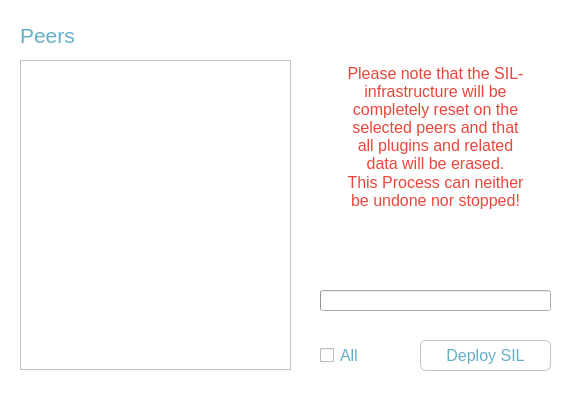
<?xml version="1.0" encoding="UTF-8"?>
<ui version="4.0">
 <class>DialogDepSil</class>
 <widget class="QDialog" name="DialogDepSil">
  <property name="windowModality">
   <enum>Qt::ApplicationModal</enum>
  </property>
  <property name="geometry">
   <rect>
    <x>0</x>
    <y>0</y>
    <width>577</width>
    <height>400</height>
   </rect>
  </property>
  <property name="windowTitle">
   <string>Select Peer(s)</string>
  </property>
  <property name="autoFillBackground">
   <bool>false</bool>
  </property>
  <property name="styleSheet">
   <string notr="true">QLabel{
color: #6F7F85;
}

QDialog{
background-color: white;
}

QListWidget::item:selected{
    background: #65B0C9;
}

QPushButton:focus{
	border: none;
	outline: none;
}</string>
  </property>
  <property name="sizeGripEnabled">
   <bool>false</bool>
  </property>
  <property name="modal">
   <bool>false</bool>
  </property>
  <widget class="QListWidget" name="listWidget">
   <property name="geometry">
    <rect>
     <x>20</x>
     <y>60</y>
     <width>271</width>
     <height>310</height>
    </rect>
   </property>
   <property name="cursor" stdset="0">
    <cursorShape>PointingHandCursor</cursorShape>
   </property>
   <property name="styleSheet">
    <string notr="true">border: 1px solid #BBC7C4;
color: #6F7F85;
font-size: 12pt;</string>
   </property>
   <property name="frameShadow">
    <enum>QFrame::Plain</enum>
   </property>
   <property name="alternatingRowColors">
    <bool>false</bool>
   </property>
   <property name="spacing">
    <number>1</number>
   </property>
  </widget>
  <widget class="QTextBrowser" name="textBrowser">
   <property name="geometry">
    <rect>
     <x>340</x>
     <y>60</y>
     <width>191</width>
     <height>191</height>
    </rect>
   </property>
   <property name="styleSheet">
    <string notr="true">background-color:white;
color: #6F7F85;
border: none;
font-size: 12pt;</string>
   </property>
   <property name="frameShadow">
    <enum>QFrame::Plain</enum>
   </property>
   <property name="html">
    <string>&lt;!DOCTYPE HTML PUBLIC &quot;-//W3C//DTD HTML 4.0//EN&quot; &quot;http://www.w3.org/TR/REC-html40/strict.dtd&quot;&gt;
&lt;html&gt;&lt;head&gt;&lt;meta name=&quot;qrichtext&quot; content=&quot;1&quot; /&gt;&lt;style type=&quot;text/css&quot;&gt;
p, li { white-space: pre-wrap; }
&lt;/style&gt;&lt;/head&gt;&lt;body style=&quot; font-family:'Ubuntu'; font-size:12pt; font-weight:400; font-style:normal;&quot;&gt;
&lt;p align=&quot;center&quot; style=&quot; margin-top:0px; margin-bottom:0px; margin-left:0px; margin-right:0px; -qt-block-indent:0; text-indent:0px;&quot;&gt;&lt;span style=&quot; color:#e8473c;&quot;&gt;Please note that the SIL- infrastructure will be completely reset on the selected peers and that all plugins and related data will be erased.&lt;/span&gt;&lt;/p&gt;
&lt;p align=&quot;center&quot; style=&quot; margin-top:0px; margin-bottom:0px; margin-left:0px; margin-right:0px; -qt-block-indent:0; text-indent:0px;&quot;&gt;&lt;span style=&quot; color:#e8473c;&quot;&gt;This Process can neither be undone nor stopped!&lt;/span&gt;&lt;/p&gt;&lt;/body&gt;&lt;/html&gt;</string>
   </property>
  </widget>
  <widget class="QPushButton" name="pushButton">
   <property name="geometry">
    <rect>
     <x>420</x>
     <y>340</y>
     <width>131</width>
     <height>31</height>
    </rect>
   </property>
   <property name="font">
    <font>
     <pointsize>12</pointsize>
    </font>
   </property>
   <property name="styleSheet">
    <string notr="true">QPushButton{
color: #65B0C9;
background-color: white;
border-radius:6px;
border:1px solid #BBC7C4;
font-family:Ubuntu;
font-size:12pt;
}

QPushButton::hover{
color: white;
background-color: #65B0C9;
border-radius:6px;
border:1px solid #BBC7C4;
font-family:Ubuntu;
font-size:12pt;
}</string>
   </property>
   <property name="text">
    <string>Deploy SIL</string>
   </property>
  </widget>
  <widget class="QCheckBox" name="checkBox">
   <property name="geometry">
    <rect>
     <x>320</x>
     <y>340</y>
     <width>71</width>
     <height>31</height>
    </rect>
   </property>
   <property name="font">
    <font>
     <pointsize>12</pointsize>
    </font>
   </property>
   <property name="styleSheet">
    <string notr="true">QCheckBox {
   border: none;
   color: #65B0C9;
}</string>
   </property>
   <property name="text">
    <string>All</string>
   </property>
  </widget>
  <widget class="QProgressBar" name="progressBar">
   <property name="geometry">
    <rect>
     <x>320</x>
     <y>290</y>
     <width>231</width>
     <height>21</height>
    </rect>
   </property>
   <property name="styleSheet">
    <string notr="true"/>
   </property>
   <property name="value">
    <number>0</number>
   </property>
   <property name="textVisible">
    <bool>false</bool>
   </property>
  </widget>
  <widget class="QLabel" name="label_3">
   <property name="geometry">
    <rect>
     <x>20</x>
     <y>20</y>
     <width>81</width>
     <height>31</height>
    </rect>
   </property>
   <property name="font">
    <font>
     <pointsize>16</pointsize>
    </font>
   </property>
   <property name="styleSheet">
    <string notr="true">color: #65B0C9;</string>
   </property>
   <property name="text">
    <string>Peers</string>
   </property>
  </widget>
 </widget>
 <tabstops>
  <tabstop>listWidget</tabstop>
  <tabstop>checkBox</tabstop>
  <tabstop>pushButton</tabstop>
  <tabstop>textBrowser</tabstop>
 </tabstops>
 <resources/>
 <connections/>
</ui>
